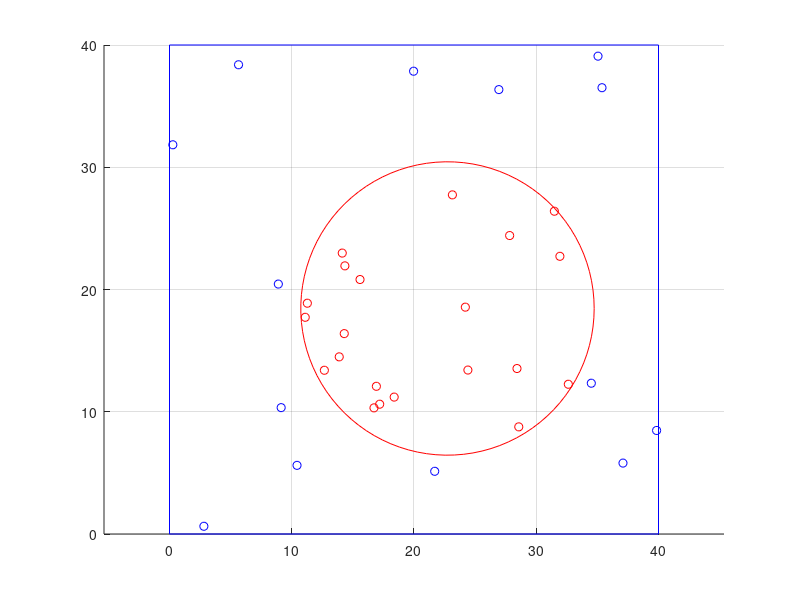

Source code (MATLAB):
% 定义矩形区域的宽度和高度
width = 40;
height = 40;

% 生成矩形区域的顶点坐标
x_rect = [0, width, width, 0, 0];
y_rect = [0, 0, height, height, 0];

% 定义圆形区域的半径和圆心坐标
radius = 12;
x_center = rand() * (width - 2 * radius) + radius;
y_center = rand() * (height - 2 * radius) + radius;

% 生成圆形区域的角度
theta = linspace(0, 2*pi, 100);

% 生成圆形区域的坐标
x_circle = radius * cos(theta) + x_center;
y_circle = radius * sin(theta) + y_center;

% 在圆形区域内随机生成21个点
num_points_circle = 21;
theta_points_circle = rand(num_points_circle, 1) * 2 * pi;
r_points_circle = sqrt(rand(num_points_circle, 1)) * radius;
x_points_circle = r_points_circle .* cos(theta_points_circle) + x_center;
y_points_circle = r_points_circle .* sin(theta_points_circle) + y_center;

% 在矩形区域内随机生成14个点，但不包括圆形区域
num_points_rect = 14;
x_points_rect = [];
y_points_rect = [];

while numel(x_points_rect) < num_points_rect
    x = rand() * width;
    y = rand() * height;
    
    % 检查点是否在圆形区域内
    if inpolygon(x, y, x_circle, y_circle)
        continue;
    end
    
    x_points_rect = [x_points_rect; x];
    y_points_rect = [y_points_rect; y];
end

% 保存points_circle坐标
points_circle = [x_points_circle, y_points_circle];

% 保存points_rect坐标
points_rect = [x_points_rect, y_points_rect];

% 绘制矩形区域、圆形区域和随机生成的点
hold on;
plot(x_rect, y_rect, 'b-');
plot(x_circle, y_circle, 'r-');
plot(x_points_circle, y_points_circle, 'ro');
plot(x_points_rect, y_points_rect, 'bo');
axis equal;  % 设置坐标轴比例相等，保证图形显示为正方形
grid on;  % 显示网格线